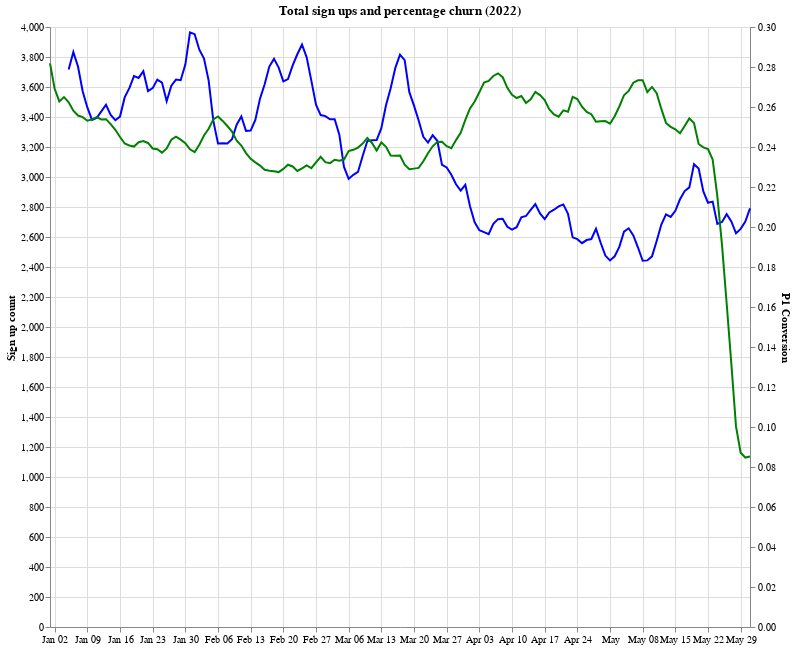

The notebook cell saved with this chart:
### Code cell
volume_viz = alt.Chart(
    create_time_viz.reset_index())\
    .mark_line(
        color="blue")\
    .encode(
        x=alt.X("create_time", title=None),
        y=alt.Y("vol_ma:Q", title="Sign up count"))

churn_rate_viz = alt.Chart(
    create_time_viz.reset_index())\
    .mark_line(
        color="green")\
    .encode(
        x=alt.X("create_time", title=None),
        y=alt.Y("mean_churn:Q", title="P1 Conversion"))

alt.layer(volume_viz, churn_rate_viz)\
    .resolve_scale(y='independent')\
    .properties(
        title="Total sign ups and percentage churn (2022)",
        width=700,
        height=600)

### Figure 1 — Vega-Lite specification as saved in the notebook (floating-point values rounded to 4 significant figures; data arrays with more than 128 entries replaced by an {"elided": "..."} marker saying what was removed)
{"config": {"view": {"continuousWidth": 400, "continuousHeight": 300}}, "layer": [{"data": {"name": "data-3e4c408462ce69235d3aefd9d45995b8"}, "mark": {"type": "line", "color": "blue"}, "encoding": {"x": {"field": "create_time", "title": null, "type": "temporal"}, "y": {"field": "vol_ma", "title": "Sign up count", "type": "quantitative"}}}, {"data": {"name": "data-3e4c408462ce69235d3aefd9d45995b8"}, "mark": {"type": "line", "color": "green"}, "encoding": {"x": {"field": "create_time", "title": null, "type": "temporal"}, "y": {"field": "mean_churn", "title": "P1 Conversion", "type": "quantitative"}}}], "height": 600, "resolve": {"scale": {"y": "independent"}}, "title": "Total sign ups and percentage churn (2022)", "width": 700, "$schema": "https://vega.github.io/schema/vega-lite/v4.17.0.json", "datasets": {"data-3e4c408462ce69235d3aefd9d45995b8": {"elided": "151 records"}}}
